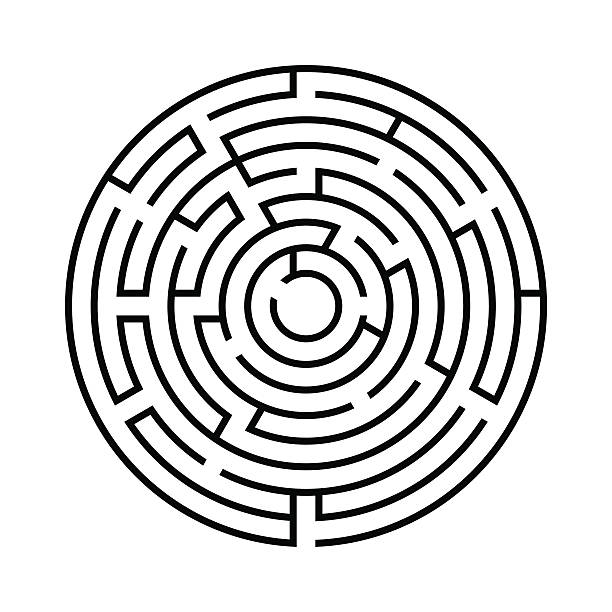
#> input picture maze.jpg, 612 x 612 px
$ python tempCodeRunnerFile.py
#> lines starting #> are read from the running program, lines starting #| are printed output that depends on the picture; after the words box and inside, x2 and y2 are one past the last pixel; in counts of white or black regions, pixels touching at a corner belong together
import matplotlib.pyplot as plt
import numpy as np
from collections import deque
from scipy.ndimage import gaussian_filter
from skimage.morphology import remove_small_objects

# --- 1. Image Processing ---
def image_to_maze(image_path, blur_sigma=0.5, wall_threshold=0.65, min_object_size=30):
    """
    Converts image to binary.
    Dark pixels (< threshold) are Walls (1). Light pixels are Paths (0).
    """
#> called with image_path = 'maze.jpg', blur_sigma = 0.5, wall_threshold = 0.65, min_object_size = 30
    # Load
    try:
        img = plt.imread(image_path)
#> img is the input picture: shape (612, 612, 3); mean R, G, B 218.7, 218.7, 218.7
    except FileNotFoundError:
        # Fallback for common extensions
        if image_path.endswith('.jpg'): img = plt.imread(image_path.replace('.jpg', '.jpeg'))
        elif image_path.endswith('.jpeg'): img = plt.imread(image_path.replace('.jpeg', '.jpg'))
        else: raise

    # Grayscale
    if img.ndim == 3:
        if img.shape[2] == 4:
            img = img[:, :, :3] # Drop Alpha channel if present
        gray = np.mean(img, axis=2)
    else:
        gray = img

    # Normalize
    if gray.max() > 1.0:
        gray /= 255.0

    # --- FIX APPLIED HERE ---
    # 1. Blur FIRST to smooth out noise (dust/grain)
    gray = gaussian_filter(gray, sigma=blur_sigma)

    # 2. THEN Threshold based on the clean image
    binary = gray < wall_threshold
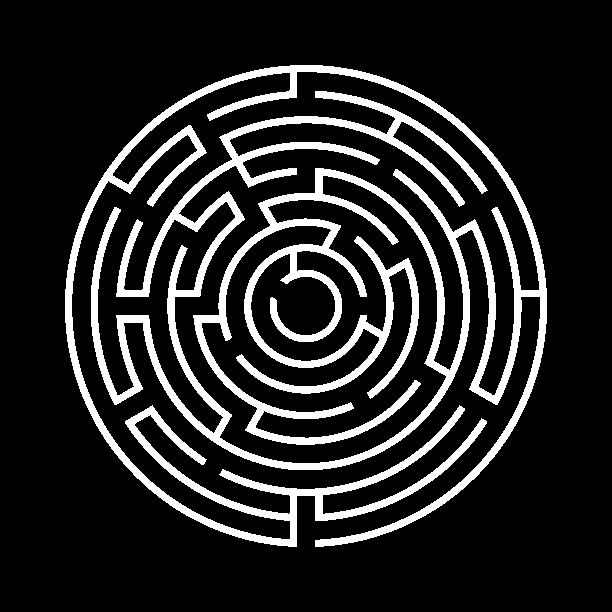
#> binary: shape (612, 612) bool; 14.9% white; 1 white region, box (x1, y1, x2, y2) and area: (65, 65, 547, 547) 55772
    # ------------------------

    # Clean Noise (Remove isolated small walls)
    binary = remove_small_objects(binary, min_size=min_object_size)

    # Clean Noise (Fill small holes in walls)
    # This inverts the image, removes small "objects" (holes), and inverts back
    binary = ~remove_small_objects(~binary, min_size=min_object_size)

    # Smart Crop (Remove empty white borders)
    coords = np.argwhere(binary == 1)
#> coords = 55772 pairs, first value 65 to 546, second value 65 to 546
    if coords.size > 0:
        y_min, x_min = coords.min(axis=0)
#> y_min = 65; x_min = 65
        y_max, x_max = coords.max(axis=0)
#> y_max = 546; x_max = 546
        print(f"   Debug: Auto-cropped maze to size {y_max-y_min}x{x_max-x_min}")
#|    Debug: Auto-cropped maze to size 481x481
        binary = binary[y_min:y_max+1, x_min:x_max+1]
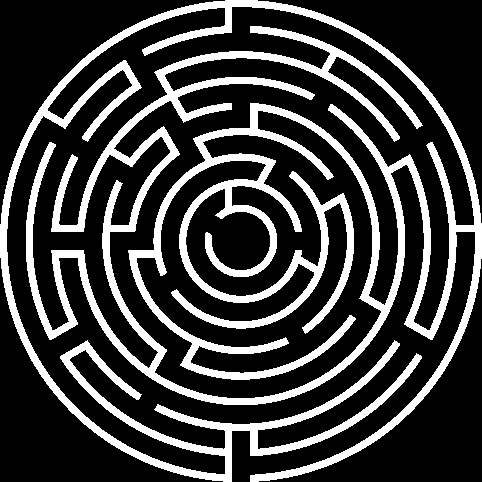
#> binary: shape (482, 482) bool; 24% white; 1 white region, box (x1, y1, x2, y2) and area: (0, 0, 482, 482) 55772

    return binary.astype(int)

# --- 2. Solver Functions ---
# [64 lines left out: functions maze_to_graph, bfs, dfs, get_closest_path_cell, not called in this run]

# --- Main Execution ---
if __name__ == "__main__":
    # Ensure this file exists in your folder!
    image_path = "maze.jpg"

    print("1. Processing Image...")
    try:
        maze = image_to_maze(image_path)
    except Exception as e:
        print(f"Error: Could not load image. {e}")
        exit()

    # --- INTERACTIVE SELECTION ---
    print("\n---------------------------------------------------")
    print("INSTRUCTIONS:")
    print("1. A window will pop up showing the maze.")
    print("2. CLICK TWO POINTS: First for START, Second for GOAL.")
    print("   (Click on the WHITE paths, not the black walls)")
    print("---------------------------------------------------\n")

    # If using Jupyter/VS Code, ensure backend is interactive
    # You might need %matplotlib qt in the cell above this script

    plt.figure(figsize=(10, 10))
    plt.imshow(maze, cmap='gray_r') # White=Path, Black=Wall
    plt.title("CLICK 2 POINTS: Start (1st) -> Goal (2nd)")

    # Get 2 clicks from user
#> (the run stopped early here; a loop or call above may not have finished)
